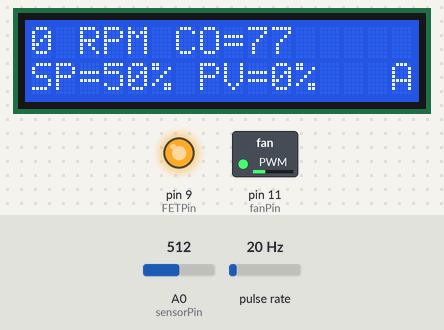
Bench run of a sketch on a simulated Arduino Uno, built with avr-gcc and run on an emulated ATmega328P. Shown: 16×2 character LCD, switched loads named in the sketch (green lamp = pin HIGH), output pins drawn as LEDs (lit = HIGH). Wiring (inferred from the names in the program): pulse sensor: data pin 8. Inputs (shaded band) come from the test bench; at power-on: pulse rate 20 Hz, A0 (sensorPin) = 512. What the sketch prints to the serial monitor is not drawn.

Above: at 1.2 s.
1.3 s: pulse rate (sensor on pin 8) set to 50 Hz
At 2.8 s:
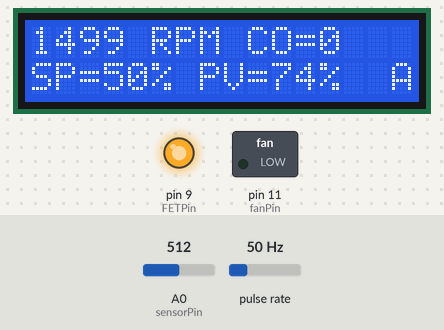
3.9 s: A0 (sensorPin) set to 754
At 5.8 s:
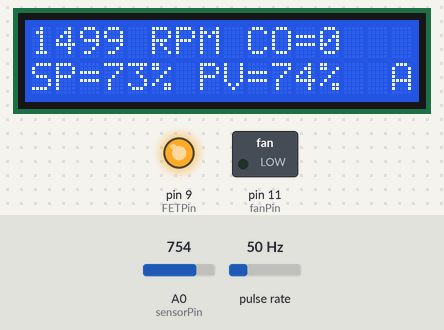
6.3 s: A0 (sensorPin) set to 779
At 7.6 s:
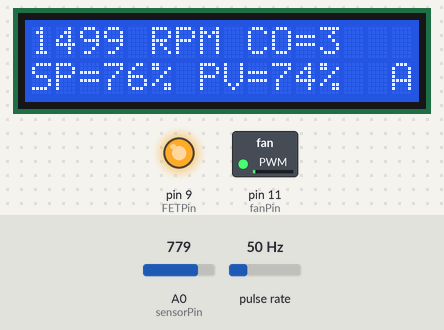
9.3 s: pulse rate (sensor on pin 8) set to 100 Hz
At 11.0 s:
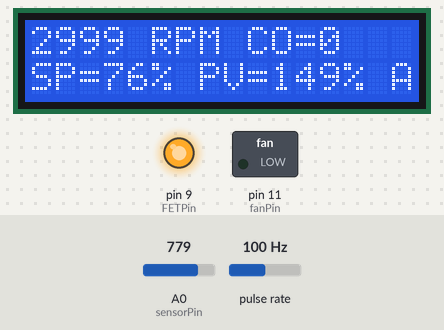
11.3 s: pulse rate (sensor on pin 8) set to 150 Hz
At 12.3 s:
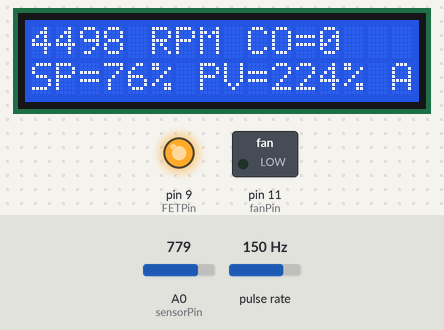
13.2 s: A0 (sensorPin) set to 716
At 14.6 s:
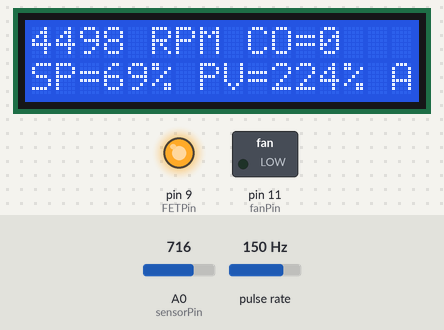
Timing chart, 0 to 16.2 s (numbered marks = the images above; inputs shaded):
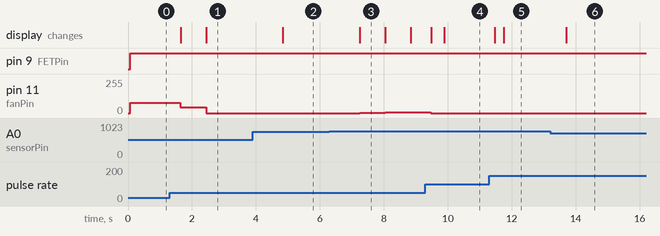

The sketch:

PID_controller_fan.ino
```cpp
/*

 This sketch use PID controller to control PC fan speed and display result on a LCD.
 Setpoint for speed is read from a potentiometer. Data also send thru serial to PC
 running a real-time graph under Processing software.

 Author - Bro_Az August 2010.

 The circuit:
 * LCD RS pin to digital pin 7
 * LCD Enable pin to digital pin 6
 * LCD D4 pin to digital pin 5
 * LCD D5 pin to digital pin 4
 * LCD D6 pin to digital pin 3
 * LCD D7 pin to digital pin 2
 * ends to +5V and ground
 * 10k pot wiper to LCD VO pin (pin 3)

 */

#include <LiquidCrystal.h>

// If this is defined it prints out the FPS that we can send a
// complete set of data over the serial port.
//#define CHECK_FPS

int tachPin = 8;   // fan tachometer connected to digital pin 8
int fanPin = 11;  // fan drive connected to digital pin 11
int sensorPin = A0; // analog input 0 for the potentiometer
int FETPin = 9;

int sensorValue;  // variable to store the value coming from the sensor
unsigned long duration; // time duration between tachometer pulses
int max_rpm=2000; // max rpm at 100% PWM output
int setpoint; // setpoint in %
int speed; // fan speed in %
float rpm; // fan speed in RPM

int error;
int last_error=0;
int diff;
float integ=0;
float kp=1.0; // proportional gain
float ki=0.5; // integral gain
float kd=0.05; // derivative gain
int out; // PID controller output

boolean auto_manual=1; // setpoint manual or from pot
int manual_setpoint=77;
int sampletime=40; // Number of sample to average-out sampling values
unsigned long val; // Working variable to hold the accumulated value
boolean beginning = true; // to kickstart the fan at the start of the process

unsigned int an0=0; // Variables for sending data to PC
unsigned int an1=0;
unsigned int an2=0;
unsigned int an3=0;
unsigned int an4=0;
unsigned int an5=0;
unsigned int offset=2;


// initialize the LCD library routine with the numbers of the interface pins
LiquidCrystal lcd(7, 6, 5, 4, 3, 2);

void setup() {
  lcd.begin(16, 2); // set up the LCD's number of rows and columns:
  //digitalWrite(tachPin, HIGH);  // turn on pull-up resistor
  pinMode(fanPin, OUTPUT);
  pinMode(FETPin, OUTPUT);
  Serial.begin(9600); // Serial port baud rate
}

void loop() {

  unsigned int startTag = 0xDEAD;  // Analog port maxes at 1023 so this is a safe termination value
  // for sending values to PC.
#ifdef CHECK_FPS
  unsigned long startTime, endTime;
  startTime = millis();
#endif

  val=0;

  for (int i=0;i<sampletime;i++) {
    sensorValue = analogRead(sensorPin); // Read the value from the pot. AnalogRead values go from 0 to 1023.
    val=val+sensorValue;
  }
  sensorValue=val/sampletime;

  if (auto_manual) {
    setpoint=float(sensorValue)*100/1024;  // convert to percentage
  }
  else {
    setpoint=manual_setpoint;
  }

  duration=0;

  // skip at beginning since fan isn't spinning, which will take pulseIn 1 second to timeout each time (no tach signal yet)
  if (!beginning) {
    for (int i = 0; i < sampletime; i++) { // Average out pulseIn time reading in microseconds
      duration = duration+pulseIn(tachPin, HIGH);
    }
  }
  beginning = false;

  rpm=600000000/float(duration); // in RPM
  speed=rpm/max_rpm*100; // convert to percentage
  error=setpoint-speed;
  diff=error-last_error;
  integ=integ+error;
  out=kp*error+ki*integ+kd*diff;

  if (out<0) {
    out=0;
    integ=0;
  } //min limit, anti-reset wind-up
  if (out>255) {
    out=255;
    integ=integ-error;
  } //max limit, anti-reset wind-up

  analogWrite(fanPin, out);  // analogWrite values from 0 to 255, PWM output
  analogWrite(FETPin, 255); // keep MOSFET gate closed


  lcd.setCursor(0, 0); // Set for first line
  lcd.print(int(rpm)); // displays RPM value
  lcd.print(" RPM CO=");
  lcd.print(out);// displays Controller Output value
  lcd.print("   ");

  lcd.setCursor(0, 1); //set for second line
  lcd.print("SP=");
  lcd.print(setpoint);// displays setpoint value
  lcd.print("% ");
  lcd.print("PV=");// displays PV value
  lcd.print(speed);
  lcd.print("%   ");

  if (auto_manual) { // if set-point in Auto, display "A"
    lcd.setCursor(15, 1);
    lcd.print("A");
  }
  else {
    lcd.setCursor(15, 1);// else display "M" for Manual
    lcd.print("M");
  }


  // scaling for graph on PC
  an0=setpoint*9+offset; // (0% - 99%) * 9 + offset
  an1=speed*9+offset; // (0% - 99%) * 9 + offset
  an2=out*3+offset; // (0 - 255) * 3 + offset

  Serial.write((unsigned byte*)&startTag, 2); // Send serial data to PC
  Serial.write((unsigned byte*)&an0, 2);
  Serial.write((unsigned byte*)&an1, 2);
  Serial.write((unsigned byte*)&an2, 2);
  Serial.write((unsigned byte*)&an3, 2);
  Serial.write((unsigned byte*)&an4, 2);
  Serial.write((unsigned byte*)&an5, 2);


#ifdef CHECK_FPS
  endTime = millis();

  //Serial.print(" - FPS: ");
  //Serial.println(1.f / (endTime-startTime) * 1000);

  Serial.print(" - RPM: ");
  Serial.println(rpm);

  Serial.print(" - setpoint: ");
  Serial.println(setpoint);

  Serial.print(" - output: ");
  Serial.println(out);

  Serial.println("");
#endif
}
```

Measured:
- after the input at 1.3 s, pin 11 (fanPin): 77/255 → 43/255 after 0.34 s, → 0/255 0.80 s later; the display: first changes after 0.35 s (image 1 shows a later state)
- after the input at 3.9 s, the display: changes after 0.95 s (image 2)
- after the input at 6.3 s, pin 11 (fanPin): 0/255 → 3/255 after 0.94 s, → 4/255 0.80 s later, → 5/255 0.80 s later; the display: changes after 0.95 s (image 3)
- after the input at 11.3 s, the display: first changes after 0.16 s (image 5 shows a later state)
- after the input at 13.2 s, the display: changes after 0.50 s (image 6)
- what the display in image 3 shows lasts 0.8 s, from 7.2 s to 8.0 s
